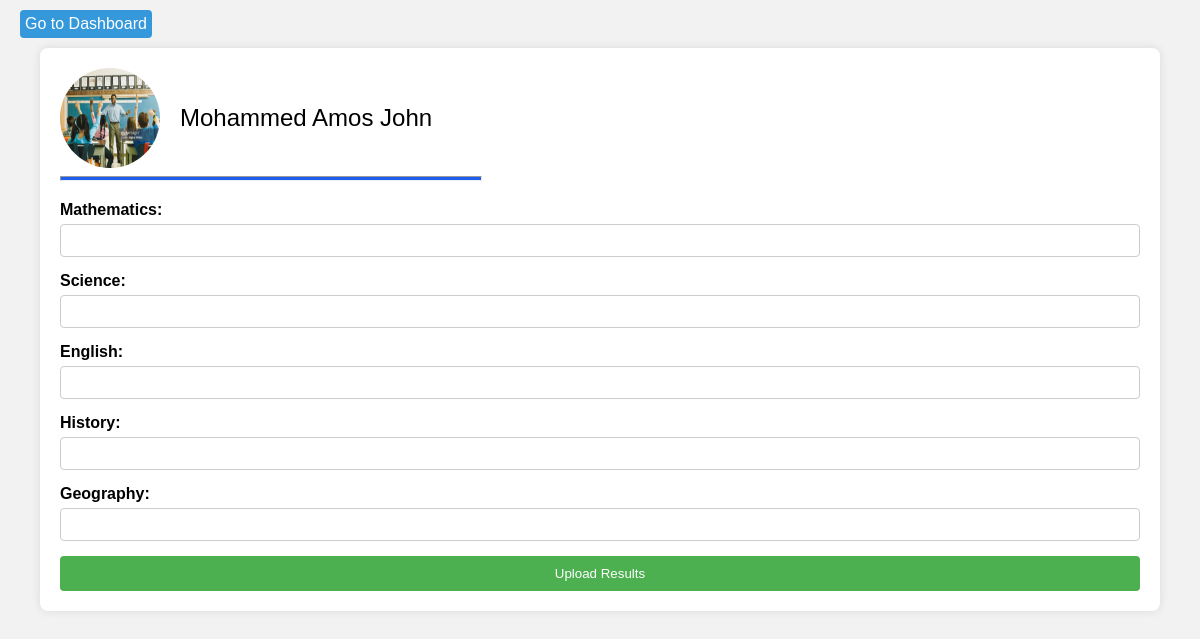
The page /upload_result.php?studentID=57 (signed in) on the database its author committed.
### tables this page shows
CREATE TABLE `students` (
  `studentID` int(11) NOT NULL,
  `firstname` varchar(255) NOT NULL,
  `middlename` varchar(255) NOT NULL,
  `lastname` varchar(255) NOT NULL,
  `gender` varchar(255) NOT NULL,
  `username` varchar(255) NOT NULL,
  `email` varchar(255) DEFAULT NULL,
  `dateOfbirth` varchar(255) NOT NULL,
  `phone` varchar(255) NOT NULL,
  `picture` varchar(255) NOT NULL,
  `class` varchar(255) NOT NULL,
  `password` varchar(255) NOT NULL
);

### upload_result.php (the view, shortened to what this page needs)
<!DOCTYPE html>
<html lang="en">
<head>
</head>
<body>
    <a href="dashboard.php" class="dashboard-btn">Go to Dashboard</a>
    <div class="container">
        <?php
        include 'database.php';
        $studentID = isset($_GET['studentID']) ? $_GET['studentID'] : 'Unknown';
        $student_info_sql = "SELECT * FROM students WHERE studentID = '$studentID'";
        $student_info_result = $conn->query($student_info_sql);
        if ($student_info_result->num_rows > 0) {
            $student_info_row = $student_info_result->fetch_assoc();
            $studentImage = 'uploads/' . $student_info_row['picture'];
            $studentName = $student_info_row['firstname'] . ' ' . $student_info_row['middlename'] . ' ' . $student_info_row['lastname'];
        } else {
            $studentName = 'Unknown Student';
        }
        ?>
        <div class="student-info">
            <img src="<?php echo $studentImage; ?>" alt="<?php echo $studentName; ?>">
            <div class="student-name"><?php echo $studentName; ?></div>
        </div>
        <hr class ="separator">
        <form method="post" action="<?php echo htmlspecialchars($_SERVER["PHP_SELF"]); ?>">
            <label for="mathematics">Mathematics:</label>
            <input type="number" id="mathematics" name="mathematics" required>
            <label for="science">Science:</label>
            <input type="number" id="science" name="science" required>
            <label for="english">English:</label>
            <input type="number" id="english" name="english" required>
            <label for="history">History:</label>
            <input type="number" id="history" name="history" required>
            <label for="geography">Geography:</label>
            <input type="number" id="geography" name="geography" required>
            <input type="submit" name="upload_results" value="Upload Results">
        </form>
    </div>
</body>
</html>

### upload_result.php (style rules this page uses)
body { font-family: Arial, sans-serif; margin: 0; padding: 0; background-color: #f2f2f2; }
.container { width: 90%; max-width: 1500px; margin: 0px auto; padding: 20px; background-color: #fff; border-radius: 8px; box-shadow: 0 0 10px rgba(0, 0, 0, 0.1); }
.separator { background-color : #1e5eef; height:3px; width:420px; margin-left : 0px; }
.container img { display: block; float: left; margin-right: 20px; width: 100px; height: 100px; border-radius: 50%; }
.student-info { overflow: hidden; }
.student-name { font-size: 24px; line-height: 100px; }
form { margin-top: 20px; clear: both; }
label { display: block; margin-bottom: 5px; font-weight: bold; }
input[type="number"] { width: 100%; padding: 8px; margin-bottom: 15px; border: 1px solid #ccc; border-radius: 4px; box-sizing: border-box; }
input[type="submit"] { width: 100%; padding: 10px; background-color: #4CAF50; color: white; border: none; border-radius: 4px; cursor: pointer; }
.dashboard-btn { max-width: 150px; margin: 10px 20px; padding: 5px; background-color: #3498db; color: white; border: none; border-radius: 4px; cursor: pointer; display: inline-block; text-align: left; text-decoration: none; }

### rows shown on the page
students: picture (picture), studentName "Mohammed Amos John"
